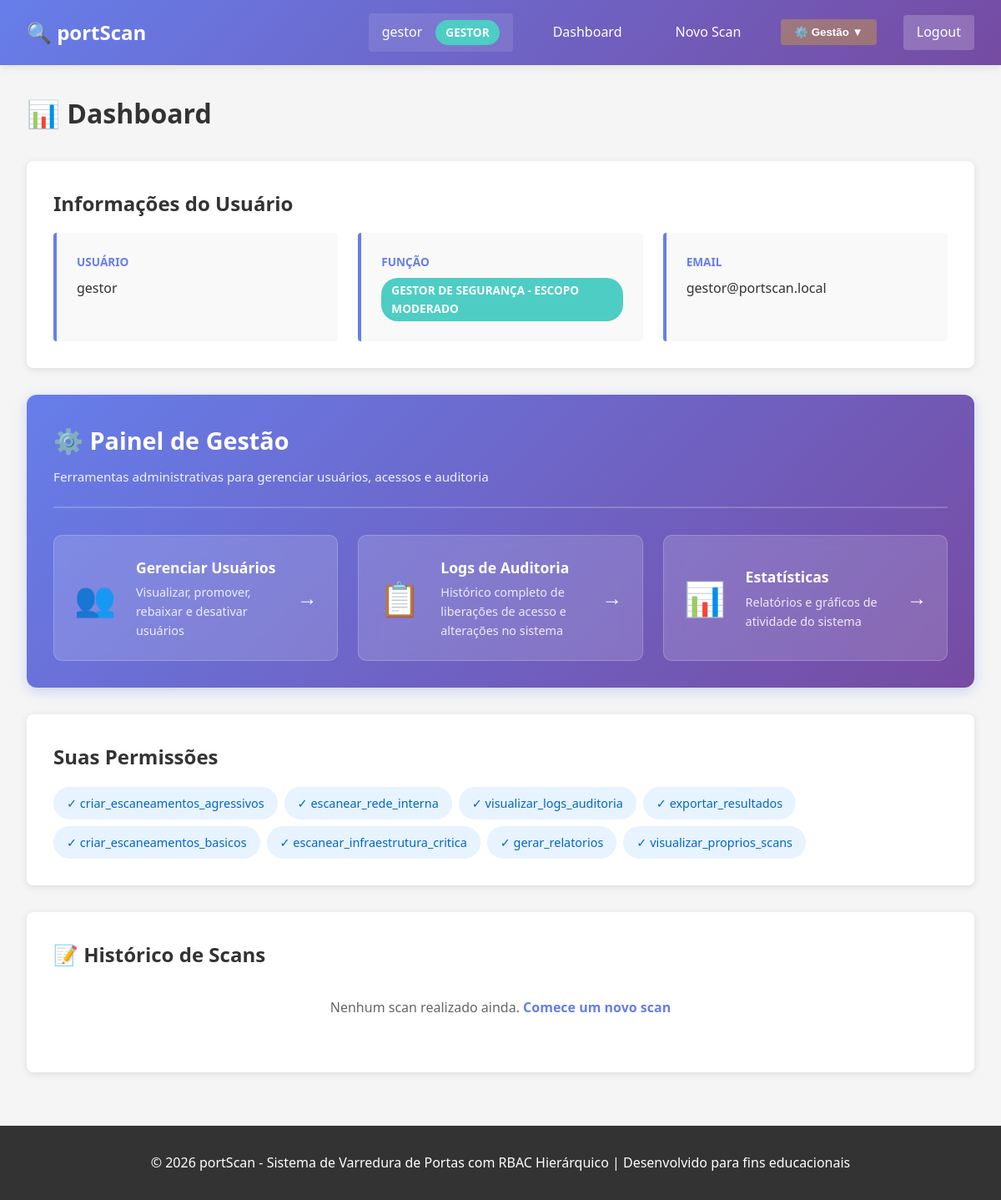
/scan/dashboard (signed in), run on the app's committed database.
### tables this page shows
CREATE TABLE users (
            id INTEGER PRIMARY KEY AUTOINCREMENT,
            username TEXT UNIQUE NOT NULL,
            email TEXT UNIQUE NOT NULL,
            password_hash TEXT NOT NULL,
            role TEXT DEFAULT 'analista' NOT NULL,
            department TEXT,
            is_active INTEGER DEFAULT 1,
            created_at TEXT DEFAULT CURRENT_TIMESTAMP
        );

### routes/scanner_routes.py (the view, shortened to what this page needs)
@scanner_bp.route('/dashboard')
@login_required
def dashboard():
    page = request.args.get('page', 1, type=int)
    scans, total = get_user_scans(current_user.id, page, per_page=10)
    class Paginated:
        def __init__(self, items, total, page, per_page):
            self.items = items
            self.total = total
            self.pages = (total + per_page - 1) // per_page
            self.page = page
            self.per_page = per_page
    scans = Paginated(scans, total, page, 10)
    role_info = Role.ROLES_HIERARCHY.get(current_user.role, {})
    permissions = Role.get_permissions(current_user.role)
    return render_template('dashboard.html',
                         scans=scans,
                         role_info=role_info,
                         permissions=permissions)

### auth/rbac.py (called while the page is built)
    @staticmethod
    def get_permissions(role):
        if role not in Role.ROLES_HIERARCHY:
            return []
        role_data = Role.ROLES_HIERARCHY[role]
        permissions = set(role_data['permissions'])
        for r, data in Role.ROLES_HIERARCHY.items():
            if data['level'] < role_data['level']:
                permissions.update(data['permissions'])
        return list(permissions)

### database.py (called while the page is built)
def get_connection():
    conn = sqlite3.connect(DATABASE_PATH)
    conn.row_factory = sqlite3.Row
    return conn

def get_user_by_id(user_id):
    conn = get_connection()
    cursor = conn.cursor()
    cursor.execute('SELECT * FROM users WHERE id = ?', (user_id,))
    row = cursor.fetchone()
    conn.close()
    if row:
        return User(*row)
    return None

def get_user_scans(user_id, page=1, per_page=10):
    conn = get_connection()
    cursor = conn.cursor()
    offset = (page - 1) * per_page
    cursor.execute('''
        SELECT * FROM scan_logs
        WHERE user_id = ?
        ORDER BY created_at DESC
        LIMIT ? OFFSET ?
    ''', (user_id, per_page, offset))
    rows = cursor.fetchall()
    cursor.execute('SELECT COUNT(*) FROM scan_logs WHERE user_id = ?', (user_id,))
    total = cursor.fetchone()[0]
    conn.close()
    return [ScanLog(*row) for row in rows], total

### templates/dashboard.html (shortened to what this page needs)
{% extends "base.html" %}
{% block content %}
<div class="dashboard">
    <h1>📊 Dashboard</h1>
    <div class="user-role-info">
        <h2>Informações do Usuário</h2>
        <div class="info-grid">
            <div class="info-card">
                <h3>Usuário</h3>
                <p>{{ current_user.username }}</p>
            </div>
            <div class="info-card">
                <h3>Função</h3>
                <p><span class="role-badge role-{{ current_user.role }}">{{ role_info.description }}</span></p>
            </div>
            <div class="info-card">
                <h3>Email</h3>
                <p>{{ current_user.email }}</p>
            </div>
        </div>
    </div>
    {% if current_user.role in ['administrador', 'gestor'] %}
    <div class="admin-panel">
        <div class="admin-header">
            <h2>⚙️ Painel de Gestão</h2>
            <p class="admin-description">Ferramentas administrativas para gerenciar usuários, acessos e auditoria</p>
        </div>
        <div class="admin-grid">
            <a href="{{ url_for('admin.manage_users') }}" class="admin-card">
                <div class="admin-icon">👥</div>
                <div class="admin-content">
                    <h3>Gerenciar Usuários</h3>
                    <p>Visualizar, promover, rebaixar e desativar usuários</p>
                </div>
                <div class="admin-arrow">→</div>
            </a>
            <a href="{{ url_for('admin.audit_logs') }}" class="admin-card">
                <div class="admin-icon">📋</div>
                <div class="admin-content">
                    <h3>Logs de Auditoria</h3>
                    <p>Histórico completo de liberações de acesso e alterações no sistema</p>
                </div>
                <div class="admin-arrow">→</div>
            </a>
            <a href="{{ url_for('admin.statistics') }}" class="admin-card">
                <div class="admin-icon">📊</div>
                <div class="admin-content">
                    <h3>Estatísticas</h3>
                    <p>Relatórios e gráficos de atividade do sistema</p>
                </div>
                <div class="admin-arrow">→</div>
            </a>
        </div>
    </div>
    {% endif %}
    <div class="permissions-info">
        <h2>Suas Permissões</h2>
        <div class="permissions-list">
            {% for permission in permissions %}
                <span class="permission-badge">✓ {{ permission }}</span>
            {% endfor %}
        </div>
    </div>
    <div class="scans-section">
        <h2>📝 Histórico de Scans</h2>
        {% if scans.items %}
            <div class="scans-table">
                <table>
                    <thead>
                        <tr>
                            <th>Alvo</th>
                            <th>Hostname</th>
                            <th>Tipo</th>
                            <th>Status</th>
                            <th>Data</th>
                            <th>Ações</th>
                        </tr>
                    </thead>
                    <tbody>
                        {% for scan in scans.items %}
                            <tr class="scan-row status-{{ scan.status }}">
                                <td><code>{{ scan.target_ip }}</code></td>
                                <td>{{ scan.target_hostname or '-' }}</td>
                                <td>{{ scan.scan_type }}</td>
                                <td><span class="status-badge status-{{ scan.status }}">{{ scan.status }}</span></td>
                                <td>{{ scan.created_at[:10] }}</td>
                                <td>
                                    <a href="{{ url_for('scanner.view_scan', scan_id=scan.id) }}" class="action-link">Detalhes</a>
                                    {% if scan.status == 'completed' %}
                                        <form method="POST" action="{{ url_for('scanner.delete_scan', scan_id=scan.id) }}" style="display:inline;">
                                            <button type="submit" class="action-link delete" onclick="return confirm('Tem certeza?')">Deletar</button>
                                        </form>
                                    {% endif %}
                                </td>
                            </tr>
                        {% endfor %}
                    </tbody>
                </table>
            </div>
            {% if scans.pages > 1 %}
                <div class="pagination">
                    {% if scans.has_prev %}
                        <a href="{{ url_for('scanner.dashboard', page=scans.prev_num) }}" class="page-link">« Anterior</a>
                    {% endif %}
                    {% for page_num in scans.iter_pages() %}
                        {% if page_num %}
                            {% if page_num == scans.page %}
                                <span class="page-link active">{{ page_num }}</span>
                            {% else %}
                                <a href="{{ url_for('scanner.dashboard', page=page_num) }}" class="page-link">{{ page_num }}</a>
                            {% endif %}
                        {% endif %}
                    {% endfor %}
                    {% if scans.has_next %}
                        <a href="{{ url_for('scanner.dashboard', page=scans.next_num) }}" class="page-link">Próxima »</a>
                    {% endif %}
                </div>
            {% endif %}
        {% else %}
            <p class="no-data">Nenhum scan realizado ainda. <a href="{{ url_for('scanner.new_scan') }}">Comece um novo scan</a></p>
        {% endif %}
    </div>
</div>
{% endblock %}

### templates/base.html (shortened to what this page needs)
<!DOCTYPE html>
<html lang="pt-BR">
<head>
    <link rel="stylesheet" href="{{ url_for('static', filename='style.css') }}">
</head>
<body>
    <nav class="navbar">
        <div class="navbar-brand">
            <span class="logo">🔍 portScan</span>
        </div>
        <div class="navbar-menu">
            {% if current_user.is_authenticated %}
                <span class="user-info">
                    {{ current_user.username }} <span class="role-badge role-{{ current_user.role }}">{{ current_user.role }}</span>
                </span>
                <a href="{{ url_for('scanner.dashboard') }}" class="nav-link">Dashboard</a>
                <a href="{{ url_for('scanner.new_scan') }}" class="nav-link">Novo Scan</a>
                {% if current_user.role in ['administrador', 'gestor'] %}
                    <div class="nav-dropdown">
                        <button class="nav-link admin-link">⚙️ Gestão ▼</button>
                    </div>
                {% endif %}
                <a href="{{ url_for('auth.logout') }}" class="nav-link logout">Logout</a>
            {% else %}
                <a href="{{ url_for('auth.login') }}" class="nav-link">Login</a>
                <a href="{{ url_for('auth.register') }}" class="nav-link">Registrar</a>
            {% endif %}
        </div>
    </nav>
    <div class="container">
        {% block content %}{% endblock %}
    </div>
    <footer class="footer">
        <p>&copy; 2026 portScan - Sistema de Varredura de Portas com RBAC Hierárquico | Desenvolvido para fins educacionais</p>
    </footer>
</body>
</html>

### static/style.css (style rules this page uses)
* { margin: 0; padding: 0; box-sizing: border-box; }
body { font-family: 'Segoe UI', Tahoma, Geneva, Verdana, sans-serif; background-color: #f5f5f5; color: #333; line-height: 1.6; }
.navbar { background: linear-gradient(135deg, #667eea 0%, #764ba2 100%); color: white; padding: 1rem 2rem; display: flex; justify-content: space-between; align-items: center; box-shadow: 0 2px 10px rgba(0,0,0,0.1); }
.navbar-brand { font-size: 1.5rem; font-weight: bold; }
.logo { display: flex; align-items: center; gap: 0.5rem; }
.navbar-menu { display: flex; gap: 2rem; align-items: center; }
.nav-link { color: white; text-decoration: none; padding: 0.5rem 1rem; border-radius: 4px; transition: background 0.3s; }
.nav-link.logout { background: rgba(255,255,255,0.2); }
.nav-link.admin-link { background: rgba(255, 193, 7, 0.3); font-weight: bold; }
.user-info { background: rgba(255,255,255,0.1); padding: 0.5rem 1rem; border-radius: 4px; display: flex; gap: 1rem; align-items: center; }
.nav-dropdown { position: relative; display: inline-block; }
.nav-dropdown .nav-link { cursor: pointer; border: none; background: rgba(255, 193, 7, 0.3); font-weight: bold; }
.role-badge { display: inline-block; padding: 0.25rem 0.75rem; border-radius: 20px; font-size: 0.85rem; font-weight: bold; text-transform: uppercase; }
.role-gestor { background: #4ecdc4; color: white; }
.container { max-width: 1200px; margin: 2rem auto; padding: 0 2rem; }
.dashboard h1 { margin-bottom: 2rem; color: #333; }
.user-role-info, .permissions-info, .scans-section { background: white; padding: 2rem; border-radius: 8px; box-shadow: 0 2px 10px rgba(0,0,0,0.1); margin-bottom: 2rem; }
.info-grid { display: grid; grid-template-columns: repeat(auto-fit, minmax(250px, 1fr)); gap: 1.5rem; margin-top: 1rem; }
.info-card { background: #f9f9f9; padding: 1.5rem; border-radius: 4px; border-left: 4px solid #667eea; }
.info-card h3 { color: #667eea; font-size: 0.85rem; text-transform: uppercase; margin-bottom: 0.5rem; }
.permissions-list { display: flex; flex-wrap: wrap; gap: 0.5rem; margin-top: 1rem; }
.permission-badge { background: #e7f3ff; color: #0066cc; padding: 0.5rem 1rem; border-radius: 20px; font-size: 0.9rem; }
.no-data { text-align: center; color: #666; padding: 2rem; }
.no-data a { color: #667eea; text-decoration: none; font-weight: bold; }
.footer { background: #333; color: white; text-align: center; padding: 2rem; margin-top: 4rem; }

### templates/dashboard.html (style rules this page uses)
.admin-panel { background: linear-gradient(135deg, #667eea 0%, #764ba2 100%); border-radius: 12px; padding: 2rem; margin: 2rem 0; color: white; box-shadow: 0 4px 15px rgba(102, 126, 234, 0.3); }
.admin-header { margin-bottom: 2rem; padding-bottom: 1.5rem; border-bottom: 2px solid rgba(255, 255, 255, 0.2); }
.admin-header h2 { margin: 0 0 0.5rem 0; font-size: 1.8rem; font-weight: 700; }
.admin-description { margin: 0; font-size: 0.95rem; opacity: 0.9; }
.admin-grid { display: grid; grid-template-columns: repeat(auto-fit, minmax(300px, 1fr)); gap: 1.5rem; }
.admin-card { display: flex; align-items: center; gap: 1.5rem; padding: 1.5rem; background-color: rgba(255, 255, 255, 0.15); border: 1px solid rgba(255, 255, 255, 0.2); border-radius: 10px; text-decoration: none; color: white; transition: all 0.3s ease; backdrop-filter: blur(10px); }
.admin-icon { font-size: 2.5rem; min-width: 3rem; text-align: center; }
.admin-content { flex: 1; }
.admin-content h3 { margin: 0 0 0.25rem 0; font-size: 1.1rem; font-weight: 600; }
.admin-content p { margin: 0; font-size: 0.9rem; opacity: 0.85; }
.admin-arrow { font-size: 1.5rem; transition: transform 0.3s ease; }

### data on the page
users: username "gestor", role "GESTOR", email "gestor@portscan.local"

### other printed values
{{ role_info.description }} "GESTOR DE SEGURANÇA - ESCOPO MODERADO"
{{ permission }} "criar_escaneamentos_agressivos" "escanear_rede_interna" "visualizar_logs_auditoria" "exportar_resultados" "criar_escaneamentos_basicos" "escanear_infraestrutura_critica" "gerar_relatorios" "visualizar_proprios_scans"
